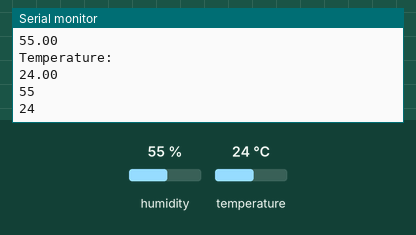
Simulated run of this sketch. Board: ESP8266 (NodeMCU). Parts: the last lines printed to the serial monitor. The inputs (shaded band) are chosen by the test bench; at power-on: humidity 55 %, temperature 24 °C. WiFi joins after 1.5 s; servers stay silent unless stated.

Above: at 3.2 s.
3.3 s: humidity set to 22 %
At 4.65 s:
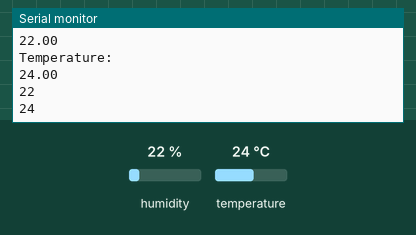
6.2 s: temperature set to 12 °C
At 6.89 s:
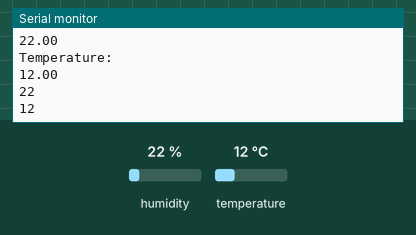
9.1 s: humidity set to 40 %
At 11.37 s:
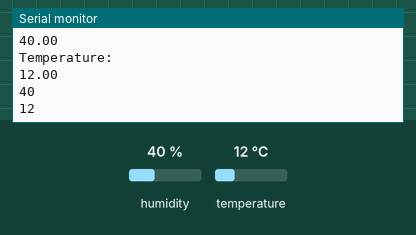
Timing chart, 0 to 12.9 s (numbered marks = the images above; inputs shaded):
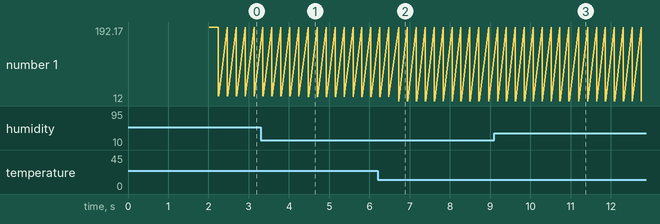

The sketch:

station.ino
```cpp
#include <DHT.h>
#include <Adafruit_Sensor.h>

#include <ESP8266WebServer.h>
#include <ESP8266WiFi.h>
#include <WiFiServer.h>

#define DHTPIN D4
#define DHTTYPE DHT11
DHT dht(DHTPIN,DHTTYPE);

const char* ssid = "mi";
const char* password = "12345678";
const char* host = "192.168.4.1";
WiFiServer server(80);

void setup(){
  int count = 0;
  Serial.begin(9600);
  delay(10);
  Serial.println();
  Serial.println();
  Serial.print("Connecting to: ");
  Serial.print(ssid);
  Serial.println();
  WiFi.mode(WIFI_STA);
  WiFi.begin(ssid, password);

  Serial.println("Connecting");

  while(WiFi.status() != WL_CONNECTED){
    delay(1000);
    Serial.print(".");
    count++;
  }

  Serial.println("");
  Serial.println("WiFi connected");
  Serial.print("Time for connection(s): ");
  Serial.print(count);
  Serial.println();
  Serial.println("IP address: ");
  Serial.print(WiFi.localIP());
  Serial.println();
  dht.begin();
}

void loop(){
 WiFiClient client;

 float h=dht.readHumidity();
 float t=dht.readTemperature();


 if((client.connect(host, 80))){
  Serial.println("Connected: ");
  Serial.println(host);
 }


 if(isnan(h)||isnan(t))
 {
   Serial.println("Failed to get reading");
   return;
 }

// client.print(h);
 Serial.println("Humidity: ");
 Serial.println(h);

 //client.print(t);
 Serial.println("Temperature: ");
 Serial.println(t);
 int data_outgoing[2]={h,t};
 int mapFun[2];
 //Serial.println("Sent Data: ");
 //Serial.println(ESP.getChipId());
 //Serial.println();
 for(int i=0;i<2;i++)
 {
   mapFun[i]=data_outgoing[i];
   client.print(mapFun[i]);
   Serial.println(mapFun[i]);
 }
 delay(10);
}
```

Measured:
- after the input at 3.3 s, the serial monitor: prints a new line after 1.2 s (image 1)
- after the input at 6.2 s, the serial monitor: prints a new line after 0.52 s (image 2)
- after the input at 9.1 s, the serial monitor: prints a new line after 2.1 s (image 3)
- plotted number 1: 24 → 12 after the input at 6.2 s
